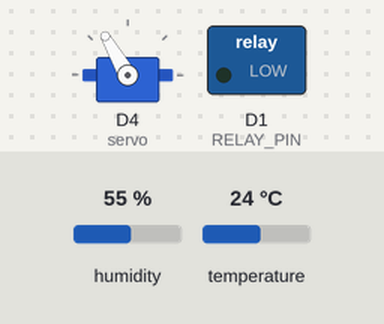
Simulated run of this sketch. Board: ESP8266 (NodeMCU). Parts: servo, switched loads named in the sketch (green lamp = pin HIGH). The inputs (shaded band) are chosen by the test bench; at power-on: temperature 24 °C, humidity 55 %. WiFi joins after 1.5 s; servers stay silent unless stated; uploads are accepted with an empty reply; what the sketch prints to the serial monitor is not drawn.

Above: at 3.3 s.
3.4 s: temperature set to 20 °C
At 10.2 s:
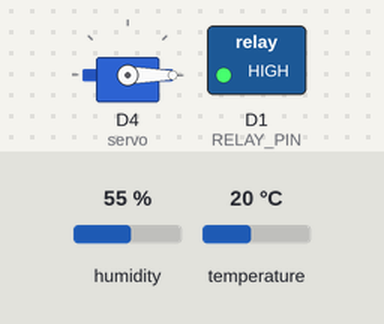
10.5 s: humidity set to 68 %
At 13.25 s:
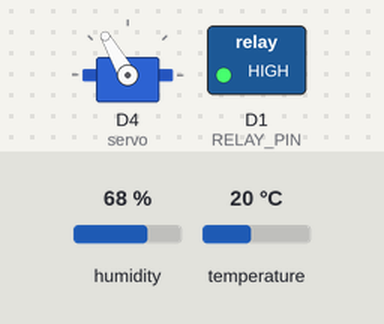
16.1 s: temperature set to 28 °C
At 18.9 s:
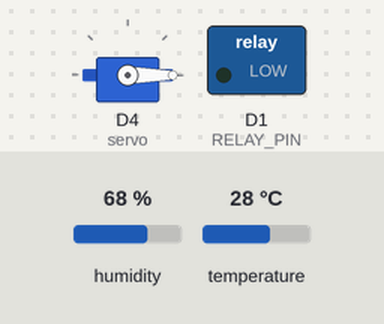
21.7 s: temperature set to 12 °C
At 23.3 s:
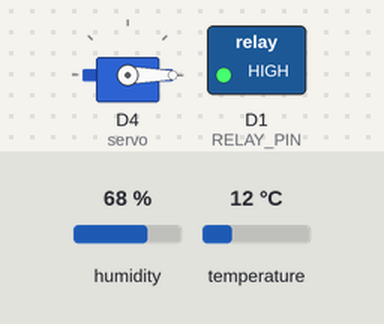
Timing chart, 0 to 24.8 s (numbered marks = the images above; inputs shaded):
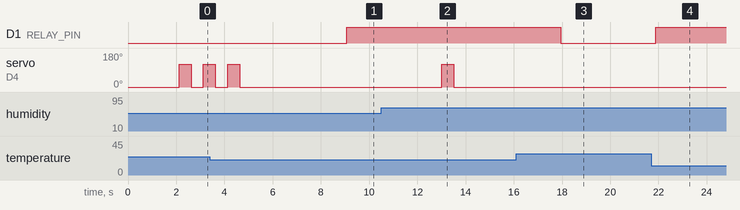

Measured:
- the behaviour switches between 22 and 21 °C on temperature (found by bisection; images 0 and 1)
- after the input at 3.4 s, D1 (RELAY_PIN): LOW → HIGH after 5.7 s
- after the input at 10.5 s, servo on D4 (servo): 0° → 120° after 2.5 s, → 0° 0.50 s later
- after the input at 16.1 s, D1 (RELAY_PIN): HIGH → LOW after 1.8 s
- after the input at 21.7 s, D1 (RELAY_PIN): LOW → HIGH after 0.18 s

The sketch:

splunk-for-health.ino
```cpp
#include <ESP8266HTTPClient.h>
#include <ESP8266WiFi.h>
#include <DHT.h>
#include <Servo.h>

// wifi config
WiFiClient wifiClient;
String esid  = "<wifi-network-name>";
String epass = "<wifi-password>";

// splunk settings and http collector token
String collectorToken = "<splunk-hec-token>";
String splunkIndexer = "<your-splunk-domain-name>";
String eventData="";
String clientName ="nodemcu";

// DHT11 sesor
#define DHT_SENSOR_PIN  D7 // The ESP8266 pin D7 connected to DHT11 sensor
#define DHT_SENSOR_TYPE DHT11
DHT dht_sensor(DHT_SENSOR_PIN, DHT_SENSOR_TYPE);

// micro servo motor obj
Servo servo;

const int RELAY_PIN = 5;
bool isHumidifierOn = false;

void setup() {
  Serial.begin(9600);
  dht_sensor.begin(); // initialize the DHT sensor

  servo.attach(2); //D4
  servo.write(0);

  pinMode(RELAY_PIN, OUTPUT);

  Serial.println("splunk hec");
  initWiFi();
  Serial.print("IP address: ");
  Serial.println(WiFi.localIP());

  delay(500);
}

void loop() {
  float humi  = dht_sensor.readHumidity();
  float temperature_C = dht_sensor.readTemperature();
  float temperature_F = dht_sensor.readTemperature(true);

  // check whether the reading is successful or not
  if ( isnan(temperature_C) || isnan(temperature_F) || isnan(humi)) {
    Serial.println("Failed to read from DHT sensor!");
  } else {
    Serial.println(humi);
    if (humi<63) {
      Serial.println(isHumidifierOn);
      if (isHumidifierOn == false) {
        // push the button three times to turn on the humidifier
        servo.write(120);
        delay(500);
        servo.write(0);
        delay(500);

        servo.write(120);
        delay(500);
        servo.write(0);
        delay(500);

        servo.write(120);
        delay(500);
        servo.write(0);
        delay(500);

        isHumidifierOn = true;
      }
    } else {
      Serial.println(isHumidifierOn);
      if (isHumidifierOn == true) {
        // turn off humidifier by one push
        servo.write(120);
        delay(500);
        servo.write(0);
        delay(500);

        isHumidifierOn = false;
      }
    }

    Serial.println(temperature_C);
    if (temperature_C > 21.00) { // threshold is 21 celsius
      Serial.println("hot, turning on fan");
      digitalWrite(RELAY_PIN, LOW);
    } else {
      Serial.println("cool, turning down fan");
      digitalWrite(RELAY_PIN, HIGH);
    }

    delay(1500);
    eventData="\"clientname\": \""+clientName+ "\",\"tempC\": \""+String(temperature_C)+"\",\"tempH\": \""+String(temperature_F)+"\",\"humidity\": \""+String(humi)+"\"";
    Serial.println(eventData);
    //send off the data to splunk
    splunkpost(collectorToken, eventData, clientName, splunkIndexer);
    delay(2000);
  }


}

void initWiFi(){
  Serial.println();
  Serial.println("Wifi Startup");
  esid.trim();
  if ( esid.length() > 1 ) {
      // test esid
      WiFi.disconnect();
      delay(100);
      WiFi.mode(WIFI_STA);
      Serial.print("Connecting to WiFi ");
      Serial.println(esid);
      WiFi.begin(esid.c_str(), epass.c_str());
      if ( testWifi() == 20 ) {
          return;
      }
  }
}

int testWifi(void) {
  int c = 0;
  Serial.println("Wifi test...");
  while ( c < 30 ) {
    if (WiFi.status() == WL_CONNECTED) { return(20); }
    delay(500);
    Serial.print(".");
    c++;
  }
  Serial.println("WiFi Connect timed out");
  return(10);
}

void splunkpost(String collectorToken, String PostData, String Host, String splunkIndexer)
{
  // recieved the token, post data clienthost and the splunk indexer
  String payload = "{ \"host\" : \"" + Host +"\", \"sourcetype\" : \"http_test\", \"index\" : \"temp-humid\", \"event\": {" + PostData + "}}";

  //Build the request
  HTTPClient http;
  String splunkurl="http://"+ splunkIndexer +":8088/services/collector";
  String tokenValue="Splunk " + collectorToken;

  // fire at will!!
  http.begin(wifiClient, splunkurl);
  http.addHeader("Content-Type", "application/json");
  Serial.println(tokenValue);
  http.addHeader("Authorization", tokenValue);
  Serial.println(payload);
  String contentlength = String(payload.length());
  http.addHeader("Content-Length", contentlength );
  int httpCode = http.POST(payload);
  http.writeToStream(&Serial);
  Serial.print("HTTP response code: ");
  Serial.println(httpCode);
  String response = http.getString();
  Serial.println(response);
  http.end();

}
```
